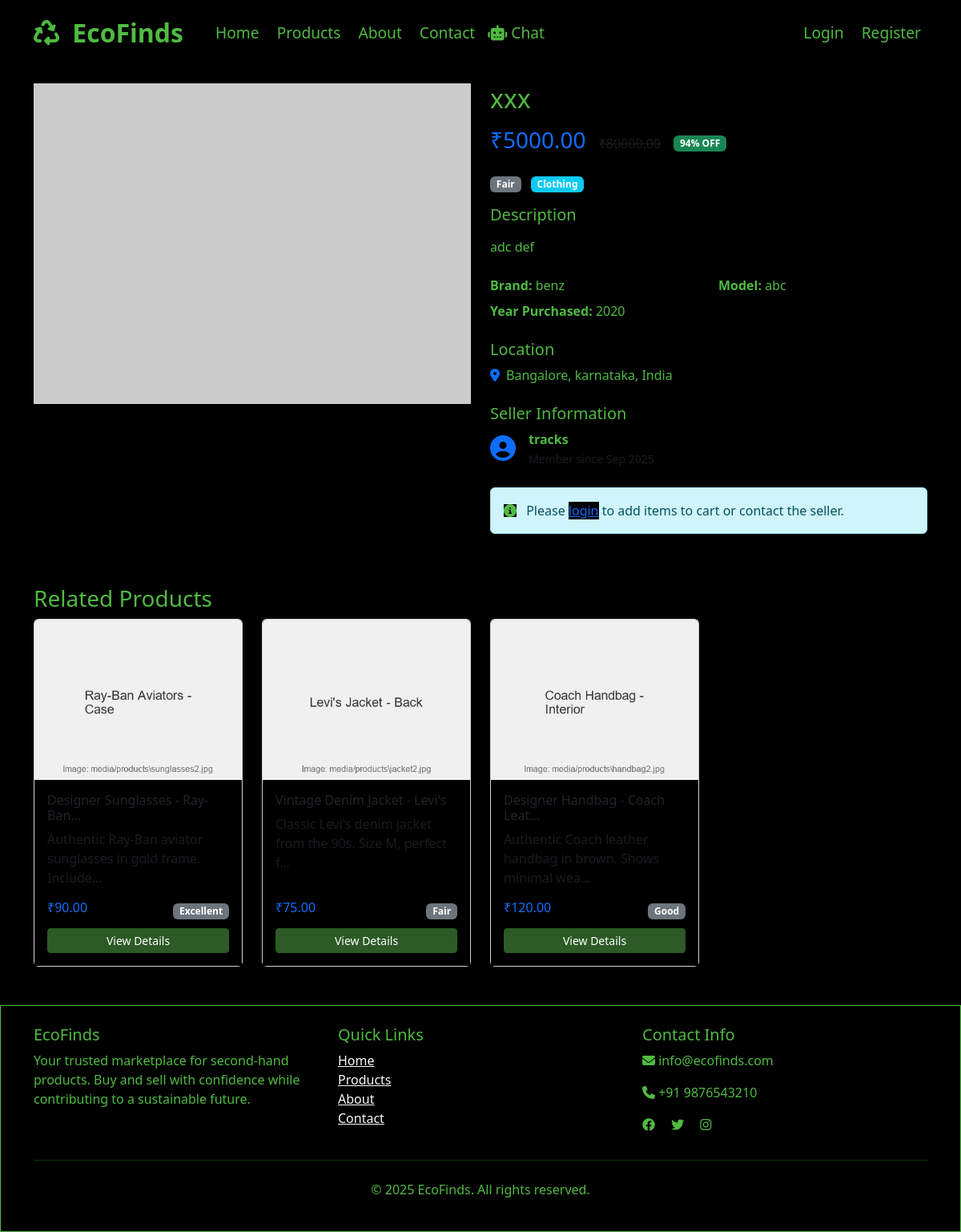
Page /products/xxx/ on the committed database.
### products/models.py (models this page shows, shortened)
class Product(models.Model):
    CONDITION_CHOICES = [
        ('excellent', 'Excellent'),
        ('good', 'Good'),
        ('fair', 'Fair'),
        ('poor', 'Poor'),
    ]
    STATUS_CHOICES = [
        ('available', 'Available'),
        ('sold', 'Sold'),
        ('pending', 'Pending'),
        ('draft', 'Draft'),
    ]
    title = models.CharField(max_length=200)
    slug = models.SlugField(max_length=200, unique=True)
    description = models.TextField()
    category = models.ForeignKey(Category, on_delete=models.CASCADE, related_name='products')
    seller = models.ForeignKey(User, on_delete=models.CASCADE, related_name='products')
    price = models.DecimalField(max_digits=10, decimal_places=2, validators=[MinValueValidator(0.01)])
    original_price = models.DecimalField(max_digits=10, decimal_places=2, blank=True, null=True)
    condition = models.CharField(max_length=20, choices=CONDITION_CHOICES)
    brand = models.CharField(max_length=100, blank=True)
    model = models.CharField(max_length=100, blank=True)
    year_purchased = models.IntegerField(blank=True, null=True)
    status = models.CharField(max_length=20, choices=STATUS_CHOICES, default='available')
    is_featured = models.BooleanField(default=False)
    city = models.CharField(max_length=100)
    state = models.CharField(max_length=100)
    country = models.CharField(max_length=100, default='India')
    created_at = models.DateTimeField(auto_now_add=True)
    updated_at = models.DateTimeField(auto_now=True)
    published_at = models.DateTimeField(blank=True, null=True)
    class Meta:
        ordering = ['-created_at']
    @property
    def get_discount_percentage(self):
        if self.original_price and self.original_price > self.price:
            return round(((self.original_price - self.price) / self.original_price) * 100)
        return 0

class Category(models.Model):
    name = models.CharField(max_length=100, unique=True)
    slug = models.SlugField(max_length=100, unique=True)
    description = models.TextField(blank=True)
    image = models.ImageField(upload_to='categories/', blank=True, null=True)
    created_at = models.DateTimeField(auto_now_add=True)
    updated_at = models.DateTimeField(auto_now=True)
    class Meta:
        verbose_name_plural = "Categories"
        ordering = ['name']

class ProductImage(models.Model):
    product = models.ForeignKey(Product, on_delete=models.CASCADE, related_name='images')
    image = models.ImageField(upload_to='products/')
    alt_text = models.CharField(max_length=200, blank=True)
    is_primary = models.BooleanField(default=False)
    created_at = models.DateTimeField(auto_now_add=True)
    class Meta:
        ordering = ['is_primary', 'created_at']

### products/views.py (the view)
# urls.py: path('<slug:slug>/', views.product_detail, name='product_detail'),
def product_detail(request, slug):
    try:
        product = Product.objects.get(slug=slug, status='available')
        related_products = Product.objects.filter(
            category=product.category,
            status='available'
        ).exclude(id=product.id)[:4]
        reviews = ProductReview.objects.filter(product=product)
        context = {
            'product': product,
            'related_products': related_products,
            'reviews': reviews,
        }
        return render(request, 'products/product_detail.html', context)
    except Product.DoesNotExist:
        return render(request, 'products/404.html', status=404)

### templates/products/product_detail.html (shortened to what this page needs)
{% extends 'base.html' %}
{% block content %}
<div class="container py-4">
    <div class="row">
        <div class="col-md-6">
            <div id="productCarousel" class="carousel slide" data-bs-ride="carousel">
                <div class="carousel-inner">
                    {% for image in product.images.all %}
                    <div class="carousel-item {% if forloop.first %}active{% endif %}">
                        <img src="{{ image.image.url }}" class="d-block w-100" alt="{{ product.title }}" style="height: 400px; object-fit: cover;">
                    </div>
                    {% empty %}
                    <div class="carousel-item active">
                        <img src="https://via.placeholder.com/500x400/2d5a27/ffffff?text=No+Image" class="d-block w-100" alt="{{ product.title }}" style="height: 400px; object-fit: cover;">
                    </div>
                    {% endfor %}
                </div>
            </div>
        </div>
        <div class="col-md-6">
            <h1 class="h2 mb-3">{{ product.title }}</h1>
            <div class="d-flex align-items-center mb-3">
                <span class="h3 text-primary me-3">₹{{ product.price }}</span>
                {% if product.original_price %}
                <span class="text-muted text-decoration-line-through me-3">₹{{ product.original_price }}</span>
                <span class="badge bg-success">
                    {{ product.get_discount_percentage }}% OFF
                </span>
                {% endif %}
            </div>
            <div class="mb-3">
                <span class="badge bg-secondary me-2">{{ product.condition|title }}</span>
                <span class="badge bg-info">{{ product.category.name }}</span>
            </div>
            <div class="mb-4">
                <h5>Description</h5>
                <p>{{ product.description|linebreaks }}</p>
            </div>
            <div class="row mb-4">
                <div class="col-6">
                    <strong>Brand:</strong> {{ product.brand|default:"Not specified" }}
                </div>
                <div class="col-6">
                    <strong>Model:</strong> {{ product.model|default:"Not specified" }}
                </div>
                {% if product.year_purchased %}
                <div class="col-6 mt-2">
                    <strong>Year Purchased:</strong> {{ product.year_purchased }}
                </div>
                {% endif %}
            </div>
            <div class="mb-4">
                <h5>Location</h5>
                <p><i class="fas fa-map-marker-alt text-primary me-2"></i>{{ product.city }}, {{ product.state }}, {{ product.country }}</p>
            </div>
            <div class="mb-4">
                <h5>Seller Information</h5>
                <div class="d-flex align-items-center">
                    <div class="me-3">
                        <i class="fas fa-user-circle fa-2x text-primary"></i>
                    </div>
                    <div>
                        <strong>{{ product.seller.get_full_name|default:product.seller.username }}</strong><br>
                        <small class="text-muted">Member since {{ product.seller.date_joined|date:"M Y" }}</small>
                    </div>
                </div>
            </div>
            {% if user.is_authenticated %}
            <div class="d-grid gap-2">
                <button class="btn btn-primary btn-lg" onclick="addToCart({ product.id })">
                    <i class="fas fa-shopping-cart me-2"></i>Add to Cart
                </button>
                <button class="btn btn-outline-primary" onclick="toggleWishlist({{ product.id }})">
                    <i class="fas fa-heart me-2"></i>Add to Wishlist
                </button>
                <a href="{% url 'user_profile:start_chat_with_product' product.seller.id product.id %}" class="btn btn-outline-secondary">
                    <i class="fas fa-message me-2"></i>Start Chat
                </a>
            </div>
            {% else %}
            <div class="alert alert-info">
                <i class="fas fa-info-circle me-2"></i>
                Please <a href="{% url 'custom_auth:login' %}">login</a> to add items to cart or contact the seller.
            </div>
            {% endif %}
        </div>
    </div>
    {% if related_products %}
    <div class="row mt-5">
        <div class="col-12">
            <h3>Related Products</h3>
            <div class="row">
                {% for related_product in related_products %}
                <div class="col-md-3 mb-4">
                    <div class="card h-100">
                        {% if related_product.images.first %}
                            <img src="{{ related_product.images.first.image.url }}" class="card-img-top" alt="{{ related_product.title }}" style="height: 200px; object-fit: cover;">
                        {% else %}
                            <img src="https://via.placeholder.com/300x200/2d5a27/ffffff?text=No+Image" class="card-img-top" alt="{{ related_product.title }}" style="height: 200px; object-fit: cover;">
                        {% endif %}
                        <div class="card-body d-flex flex-column">
                            <h6 class="card-title">{{ related_product.title|truncatechars:30 }}</h6>
                            <p class="card-text text-muted">{{ related_product.description|truncatechars:60 }}</p>
                            <div class="mt-auto">
                                <div class="d-flex justify-content-between align-items-center">
                                    <span class="h6 text-primary">₹{{ related_product.price }}</span>
                                    <span class="badge bg-secondary">{{ related_product.condition|title }}</span>
                                </div>
                                <a href="{% url 'products:product_detail' related_product.slug %}" class="btn btn-primary btn-sm w-100 mt-2">View Details</a>
                            </div>
                        </div>
                    </div>
                </div>
                {% endfor %}
            </div>
        </div>
    </div>
    {% endif %}
</div>
{% endblock %}

### templates/base.html (style rules this page uses)
* { background-color: black; color:#50ba42; }
.btn-primary { background-color: #2d5a27; border-color: #2d5a27; }
.card { transition: transform 0.2s; }

### rows in the picture
Product: title "xxx", price "5000.00", original_price "80000.00", get_discount_percentage "94", condition "Fair", category.name "Clothing", description "adc def", brand "benz", model "abc", year_purchased "2020", city "Bangalore", state "karnataka", country "India", seller.get_full_name "tracks", seller.date_joined "Sep 2025"
Product: images.first.image (picture), title "Designer Sunglasses - Ray-Ban…", description "Authentic Ray-Ban aviator sunglasses in gold frame. Include…", price "90.00", condition "Excellent"
Product: images.first.image (picture), title "Vintage Denim Jacket - Levi's", description "Classic Levi's denim jacket from the 90s. Size M, perfect f…", price "75.00", condition "Fair"
Product: images.first.image (picture), title "Designer Handbag - Coach Leat…", description "Authentic Coach leather handbag in brown. Shows minimal wea…", price "120.00", condition "Good"
